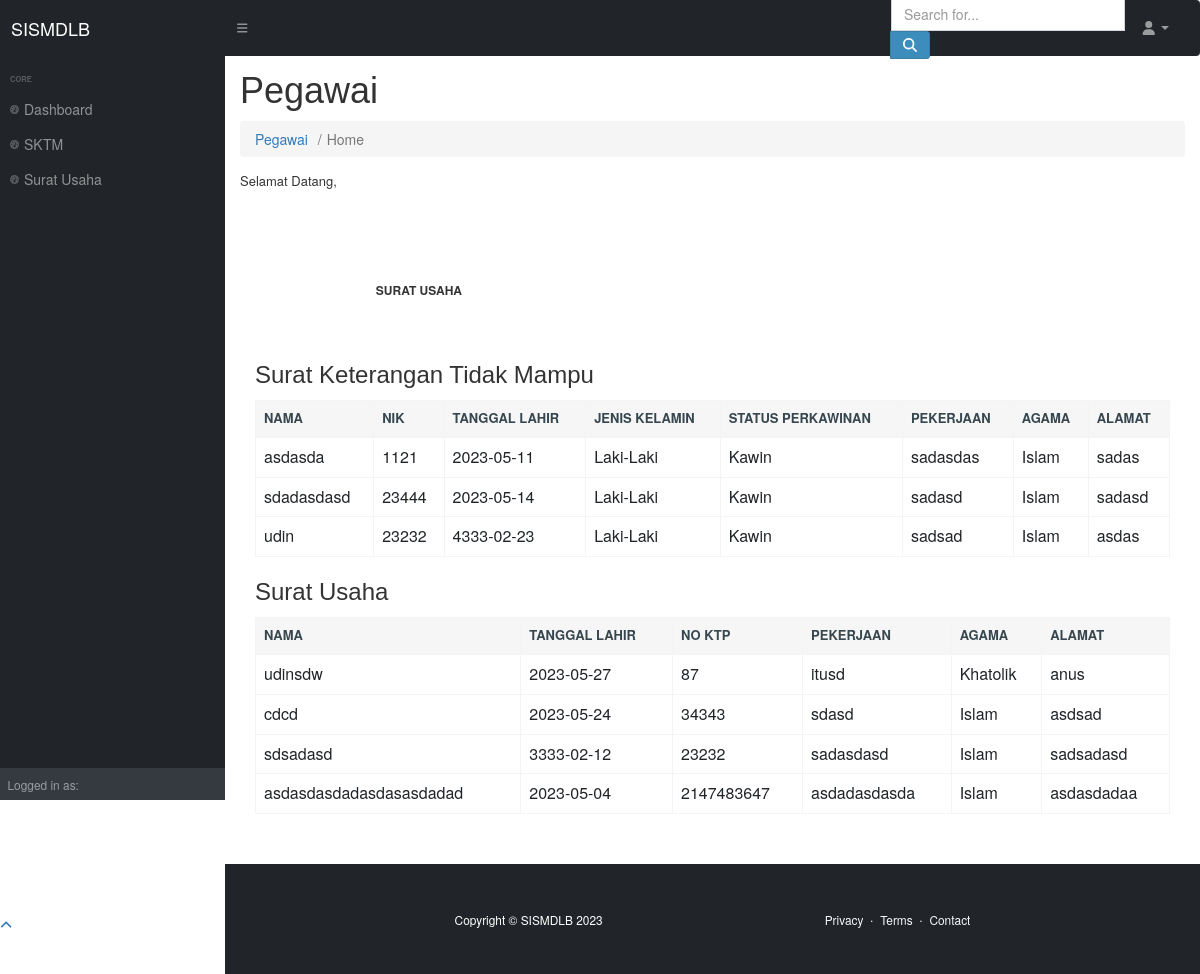
The page /index.php/pegawai/home on the database its author committed.
### tables this page shows
CREATE TABLE `sktm` (
  `id` int(9) NOT NULL,
  `nama` varchar(50) NOT NULL,
  `nik` int(16) NOT NULL,
  `tgl_lahir` date NOT NULL,
  `jenis_kelamin` enum('Laki-Laki','Perempuan') NOT NULL,
  `status_perkawinan` enum('Kawin','Belum Kawin') NOT NULL,
  `pekerjaan` varchar(60) NOT NULL,
  `agama` enum('Islam','Khatolik','Protestan','Hindu','Buddha','Konghucu') NOT NULL,
  `alamat` text NOT NULL
);

CREATE TABLE `suratusaha` (
  `id` int(9) NOT NULL,
  `nama` varchar(50) NOT NULL,
  `tgl_lahir` date NOT NULL,
  `no_ktp` int(16) DEFAULT NULL,
  `pekerjaan` varchar(50) NOT NULL,
  `agama` enum('Islam','Khatolik','Protestan','Hindu','Buddha','Konghucu') NOT NULL,
  `alamat` text NOT NULL
);

### application/controllers/pegawai/home.php (called while the page is built, shortened)
<?php
class home extends CI_Controller {
	public function __construct()
    {
        $this->load->model('sktm_model');
        $this->load->model('suratusaha_model');
    }
	public function index()
	{
	    $data["sktm"] = $this->sktm_model->getAll();
        $data["suratusaha"] = $this->suratusaha_model->getAll();
        $this->load->view("pegawai/index",$data);
	}
}

### index.php (called while the page is built, shortened)
<?php
require_once BASEPATH.'core/CodeIgniter.php';

### application/models/sktm_model.php (called while the page is built, shortened)
<?php defined('BASEPATH') OR exit('No direct script access allowed');
class sktm_model extends CI_Model
{
    private $_table = "sktm";
    public function getAll()
    {
        return $this->db->get($this->_table)->result();
    }
}

### application/models/suratusaha_model.php (called while the page is built, shortened)
<?php defined('BASEPATH') OR exit('No direct script access allowed');
class suratusaha_model extends CI_Model
{
    private $_table = "suratusaha";
    public function getAll()
    {
        return $this->db->get($this->_table)->result();
    }
}

### application/views/pegawai/index.php (the view, shortened to what this page needs)
    <body class="sb-nav-fixed">
        <div id="layoutSidenav">
            <div id="layoutSidenav_content">
                <main>
                    <div class="container-fluid px-4">
                <p>Selamat Datang, <?php echo $this->session->userdata("email"); ?></p>
<div class="container">
	<div class="tab-slider--nav">
		<ul class="tab-slider--tabs">
			<li class="tab-slider--trigger active" rel="tab1">SKTM</li>
			<li class="tab-slider--trigger" rel="tab2">Surat Usaha</li>
		</ul>
	</div>
	<div class="tab-slider--container">
		<div id="tab1" class="tab-slider--body">
			<h2>Surat Keterangan Tidak Mampu</h2>
      <table class="table table-bordered">
  <thead>
    <tr>
      <th>Nama</th>
      <th>NIK</th>
      <th>Tanggal Lahir</th>
      <th>Jenis Kelamin</th>
      <th>Status Perkawinan</th>
      <th>Pekerjaan</th>
      <th>Agama</th>
      <th>Alamat</th>
    </tr>
  </thead>
  <tbody>
  <?php foreach ($sktm as $sktm): ?>
    <tr>
										<td>
											<?php echo $sktm->nama ?>
										</td>
                    <td>
											<?php echo $sktm->nik ?>
										</td>
                                        <td>
											<?php echo $sktm->tgl_lahir?>
										</td>
                    <td>
											<?php echo $sktm->jenis_kelamin ?>
										</td>
                    <td>
											<?php echo $sktm->status_perkawinan ?>
										</td>
                                        <td>
											<?php echo $sktm->pekerjaan ?>
										</td>
                                        <td>
											<?php echo $sktm->agama ?>
										</td>
                                        <td>
											<?php echo $sktm->alamat ?>
										</td>
                    <?php endforeach; ?>
  </tbody>
</table>
		</div>
		<div id="tab2" class="tab-slider--body">
			<h2>Surat Usaha </h2>
      <table class="table table-bordered">
  <thead>
    <tr>
      <th>Nama</th>
      <th>Tanggal Lahir</th>
      <th>No KTP</th>
      <th>Pekerjaan</th>
      <th>Agama</th>
      <th>Alamat</th>
    </tr>
  </thead>
  <tbody>
  <?php foreach ($suratusaha as $suratusaha): ?>
    <tr>
										<td>
											<?php echo $suratusaha->nama ?>
										</td>
                                        <td>
											<?php echo $suratusaha->tgl_lahir?>
										</td>
                                        <td>
											<?php echo $suratusaha->no_ktp?>
										</td>
                                        <td>
											<?php echo $suratusaha->pekerjaan ?>
										</td>
                                        <td>
											<?php echo $suratusaha->agama ?>
										</td>
                                        <td>
											<?php echo $suratusaha->alamat ?>
										</td>
                    <?php endforeach; ?>
  </tbody>
</table>
		</div>
	</div>
</div>
                    </div>
                </main>
            </div>
        </div>
    </body>
</html>

### rows shown on the page
sktm: nama "asdasda", nik "1121", tgl_lahir "2023-05-11", jenis_kelamin "Laki-Laki", status_perkawinan "Kawin", pekerjaan "sadasdas", agama "Islam", alamat "sadas"
sktm: nama "sdadasdasd", nik "23444", tgl_lahir "2023-05-14", jenis_kelamin "Laki-Laki", status_perkawinan "Kawin", pekerjaan "sadasd", agama "Islam", alamat "sadasd"
sktm: nama "udin", nik "23232", tgl_lahir "4333-02-23", jenis_kelamin "Laki-Laki", status_perkawinan "Kawin", pekerjaan "sadsad", agama "Islam", alamat "asdas"
suratusaha: nama "udinsdw", tgl_lahir "2023-05-27", no_ktp "87", pekerjaan "itusd", agama "Khatolik", alamat "anus"
suratusaha: nama "cdcd", tgl_lahir "2023-05-24", no_ktp "34343", pekerjaan "sdasd", agama "Islam", alamat "asdsad"
suratusaha: nama "sdsadasd", tgl_lahir "3333-02-12", no_ktp "23232", pekerjaan "sadasdasd", agama "Islam", alamat "sadsadasd"
suratusaha: nama "asdasdasdadasdasasdadad", tgl_lahir "2023-05-04", no_ktp "2147483647", pekerjaan "asdadasdasda", agama "Islam", alamat "asdasdadaa"

### other values the page prints
SITE_NAME "SISMDLB"
$this->uri->segment(1) "Pegawai"
$segment "Pegawai"
$segment "Home"
Date('Y') "2023"
